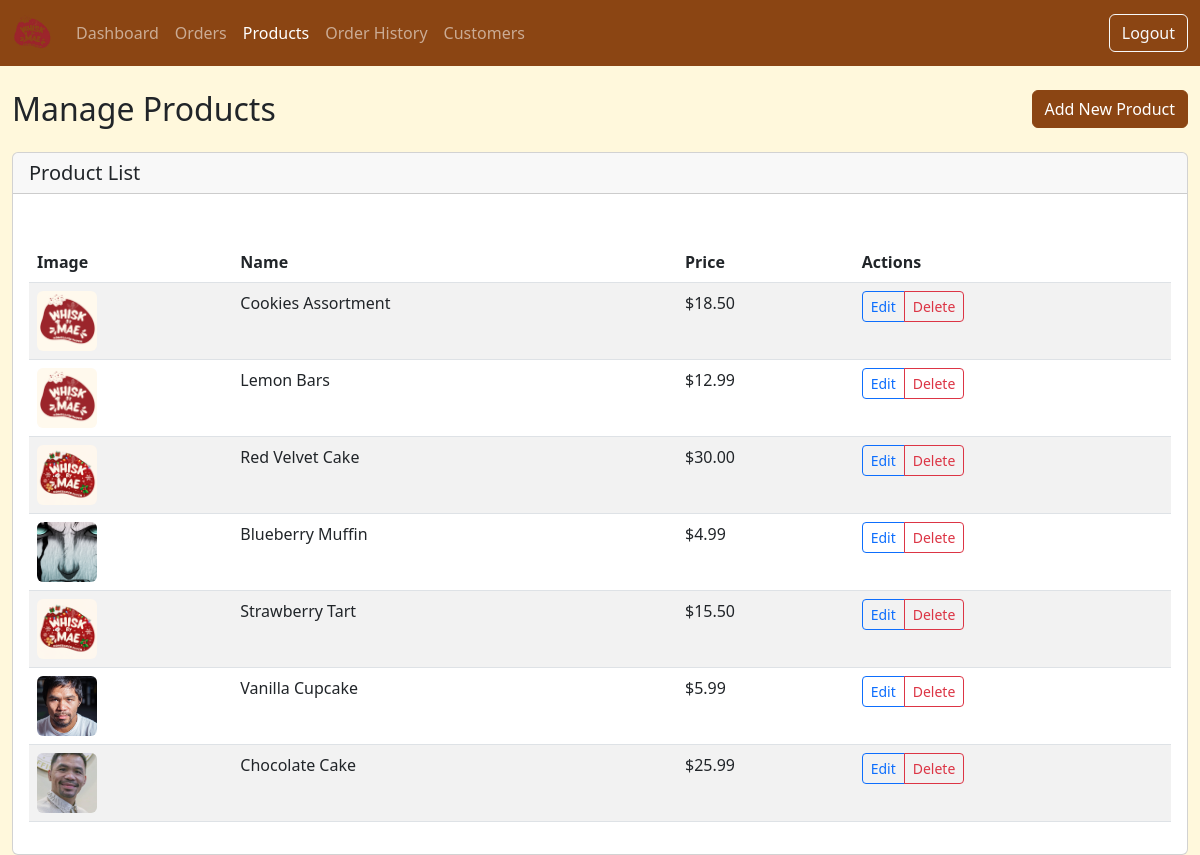
/admin/products.php (signed in), run on the app's committed database.
### tables this page shows
CREATE TABLE IF NOT EXISTS products (
    id INT AUTO_INCREMENT PRIMARY KEY,
    name VARCHAR(255) NOT NULL,
    price DECIMAL(10,2) NOT NULL,
    image VARCHAR(255),
    created_at TIMESTAMP DEFAULT CURRENT_TIMESTAMP
);

### admin/products.php (the view, shortened to what this page needs)
<?php
require_once '../db.php';
$stmt = $pdo->query("SELECT * FROM products ORDER BY id DESC");
$products = $stmt->fetchAll();
?>
<!DOCTYPE html>
<html lang="en">
<head>
    <link href="https://cdn.jsdelivr.net/npm/bootstrap@5.3.0/dist/css/bootstrap.min.css" rel="stylesheet">
    <link rel="stylesheet" href="../assets/css/style.css">
</head>
<body>
    <nav class="navbar navbar-expand-md navbar-dark" style="background-color: var(--primary-color);">
        <div class="container-fluid">
            <a class="navbar-brand" href="#"><img src="../assets/images/logo-removebg-preview.png" alt="Whisk by Mae" height="40"></a>
            <div class="collapse navbar-collapse" id="navbarCollapse">
                <ul class="navbar-nav me-auto mb-2 mb-md-0">
                    <li class="nav-item">
                        <a class="nav-link" href="dashboard.php">Dashboard</a>
                    </li>
                    <li class="nav-item">
                        <a class="nav-link" href="orders.php">Orders</a>
                    </li>
                    <li class="nav-item">
                        <a class="nav-link active" aria-current="page" href="products.php">Products</a>
                    </li>
                    <li class="nav-item">
                        <a class="nav-link" href="history.php">Order History</a>
                    </li>
                    <li class="nav-item">
                        <a class="nav-link" href="customers.php">Customers</a>
                    </li>
                </ul>
                <div class="d-flex">
                    <a href="../auth/logout.php" class="btn btn-outline-light">Logout</a>
                </div>
            </div>
        </div>
    </nav>
    <div class="container-fluid mt-4">
        <div class="row">
            <div class="col-12">
                <div class="d-flex justify-content-between align-items-center mb-4">
                    <h2 class="mb-0">Manage Products</h2>
                    <button type="button" class="btn btn-primary" data-bs-toggle="modal" data-bs-target="#addProductModal">
                        <i class="fas fa-plus"></i> Add New Product
                    </button>
                </div>
                <div class="card">
                    <div class="card-header">
                        <h5 class="mb-0">Product List</h5>
                    </div>
                    <div class="card-body">
                        <div class="table-responsive">
                            <table class="table table-striped table-hover">
                                <thead>
                                    <tr>
                                        <th>Image</th>
                                        <th>Name</th>
                                        <th>Price</th>
                                        <th>Actions</th>
                                    </tr>
                                </thead>
                                <tbody>
                                    <?php foreach ($products as $product): ?>
                                        <tr>
                                            <td>
                                                <img src="../assets/images/<?php echo $product['image']; ?>" alt="<?php echo htmlspecialchars($product['name']); ?>" class="rounded" style="width: 60px; height: 60px; object-fit: cover;">
                                            </td>
                                            <td><?php echo htmlspecialchars($product['name']); ?></td>
                                            <td>$<?php echo number_format($product['price'], 2); ?></td>
                                            <td>
                                                <div class="btn-group" role="group">
                                                    <button type="button" class="btn btn-sm btn-outline-primary" onclick="editProduct(<?php echo $product['id']; ?>, '<?php echo htmlspecialchars($product['name']); ?>', <?php echo $product['price']; ?>)">
                                                        <i class="fas fa-edit"></i> Edit
                                                    </button>
                                                    <button type="button" class="btn btn-sm btn-outline-danger" onclick="deleteProduct(<?php echo $product['id']; ?>, '<?php echo htmlspecialchars($product['name']); ?>')">
                                                        <i class="fas fa-trash"></i> Delete
                                                    </button>
                                                </div>
                                            </td>
                                        </tr>
                                    <?php endforeach; ?>
                                </tbody>
                            </table>
                        </div>
                    </div>
                </div>
            </div>
        </div>
    </div>
</body>
</html>

### assets/css/style.css (style rules this page uses)
:root { --primary-color: #8B4513; --secondary-color: #D2691E; --accent-color: #FFF8DC; --success-color: #28a745; --danger-color: #dc3545; --warning-color: #ffc107; --info-color: #17a2b8; --light-color: #FFF8DC; --dark-color: #8B4513; }
body { background-color: #FFF8DC; min-height: 100vh; }
.table-responsive { margin-top: 2rem; }
.btn-primary { background-color: var(--primary-color); border-color: var(--primary-color); }

### data on the page
products: image (picture), name "Cookies Assortment", price "18.50"
products: image (picture), name "Lemon Bars", price "12.99"
products: image (picture), name "Red Velvet Cake", price "30.00"
products: image (picture), name "Blueberry Muffin", price "4.99"
products: image (picture), name "Strawberry Tart", price "15.50"
products: image (picture), name "Vanilla Cupcake", price "5.99"
products: image (picture), name "Chocolate Cake", price "25.99"
